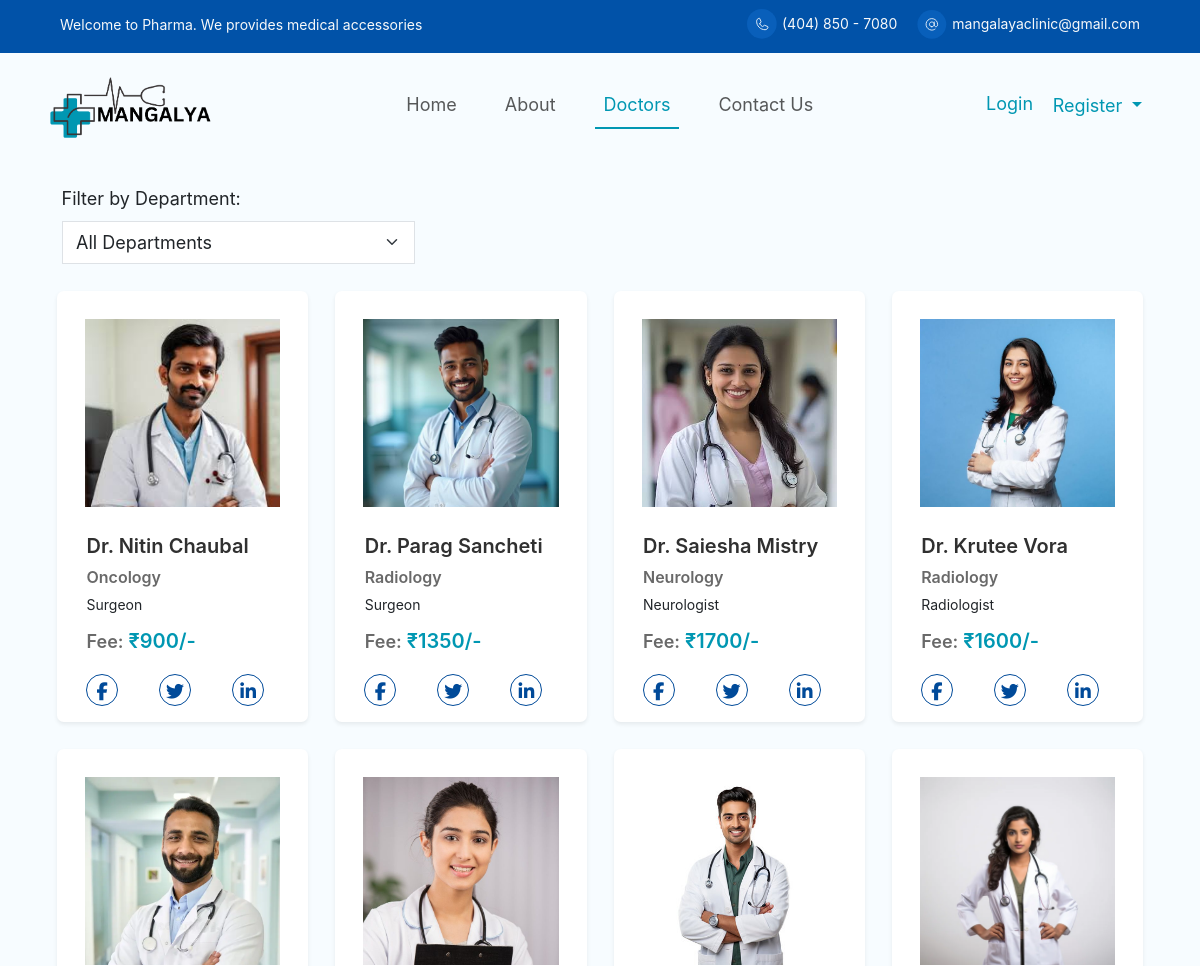
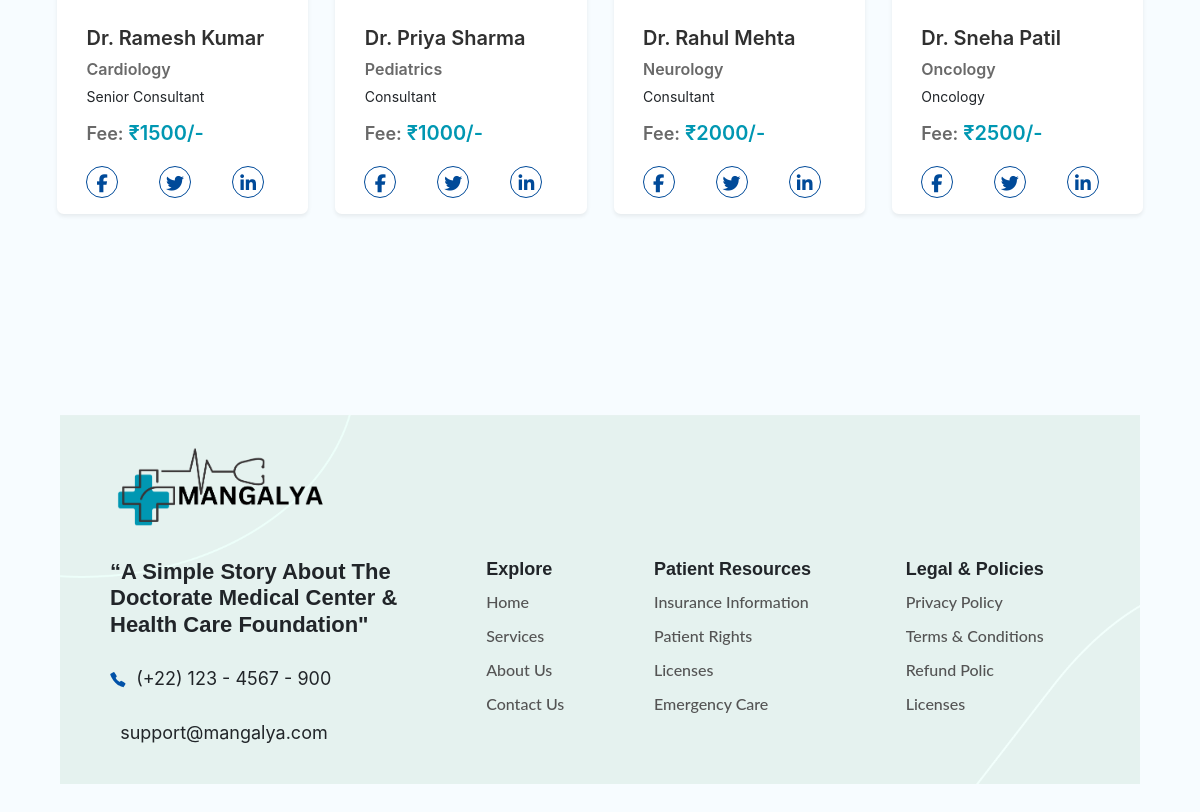
The page /doctor_list/ on the database its author committed (2 pictures, top to bottom).
### appointment/models.py (models this page shows, shortened)
class CustomUser(AbstractUser):
    email = models.EmailField(unique=True)  # Use email as the unique identifier
    is_patient = models.BooleanField(default=False, db_index=True)
    is_doctor = models.BooleanField(default=False, db_index=True)
    user_permissions=models.ManyToManyField('auth.Permission',related_name='account_user_permission_set',blank=True)
    groups = models.ManyToManyField('auth.Group',related_name='account_user_set',blank=True)
    USERNAME_FIELD = 'email'
    REQUIRED_FIELDS = ['username']
    class Meta:
        indexes = [
            models.Index(fields=['username']),
            models.Index(fields=['email']),
        ]

class DoctorProfile(models.Model):
    user = models.OneToOneField(CustomUser, on_delete=models.CASCADE, related_name='doctor_profile')
    gender = models.CharField(max_length=1, choices=GENDER_CHOICES)
    contact_number = models.CharField(max_length=15)
    role = models.CharField(max_length=100)
    department = models.ForeignKey(Department, on_delete=models.CASCADE, related_name='departemnt')
    fees = models.DecimalField(max_digits=10, decimal_places=2)
    profile_picture = models.ImageField(upload_to='doctor_profiles/', blank=True, null=True)
    description = models.TextField(default="No description available.")  # Add description field

class Department(models.Model):
    name = models.CharField(max_length=100, choices=DEPARTMENT_CATEGORY_CHOICES)
    def __str__(self):
        return self.name

### appointment/views.py (the view)
# urls.py: path('doctor_list/',views.doctor_list,name='doctor_list'),
def doctor_list(request):
    doctors = CustomUser.objects.filter(is_doctor=True)
    form = DepartmentFilterForm(request.GET or None)
    if form.is_valid():
        department = form.cleaned_data.get('department')
        if department:
            doctors = doctors.filter(doctor_profile__department=department)
    return render(request, 'doctor_list.html', {
        'form': form,
        'doctors': doctors,
    })

### appointment/forms.py
class DepartmentFilterForm(forms.Form):
    department = forms.ModelChoiceField(queryset=Department.objects.all(), required=False, empty_label="All Departments", widget=forms.Select(attrs={'class': 'form-control form-select rounded-0'}))

### templates/doctor_list.html (shortened to what this page needs)
{% extends "base.html" %}
{% load static %}
{% block content %}
<div class=" container py-4 ">
  <div class="row row-cols-1 row-cols-md-3  justify-content" >
    <div class="filter-container mx-3 ">
      <label for="speciality-filter" class="form-label">Filter by Department:</label>
            {{ form.department }}
  </div>
  </div>
  <div class="container py-4">
    <div class="row justify-content">
    {% for doctor in doctors %}
    <div class="col-lg-3 col-md-4 col-sm-6 mb-4">
      <a href="{% url 'doctor_profile' doctor.id %}" class="nav-link text-decoration-none">
        <div class="our-team shadow-sm rounded" >
          <div class="pic ">
            <img src="{{ doctor.doctor_profile.profile_picture.url }}" alt="Dr. {{ doctor.first_name }} {{ doctor.last_name }}" >
          </div>
          <div class="row">
            <h3 class="Name text-start ps-4">Dr. {{ doctor.first_name }} {{ doctor.last_name }}</h3>
          <div class="col ps-4 text-start">
            <span class="dept " style="font-size: 16px; font-weight: 600; color: dimgrey;">{{doctor.doctor_profile.department}}</span><br>
          <span class="role " style="font-size: 14px;">{{doctor.doctor_profile.role}}</span>
          <p class="fees fw-semibold pt-2" style="color: #0097B2; font-size: 20px;"> <span style="color: dimgrey;;">Fee:</span> ₹{{doctor.doctor_profile.fees|floatformat:0}}/-</p>
          </div>
        </div>
    </a>
        <ul class="social d-flex justify-content-around">
            <li class="social-list"><a href="#" class="fa fa-facebook"></a></li>
            <li class="social-list"><a href="#" class="fa fa-twitter"></a></li>
            <li class="social-list"><a href="#" class="fa fa-linkedin"></a></li>
          </ul>
        </div>
    </div>
    {% empty %}
    <p class="text-center">No doctors available at the moment.</p>
    {% endfor %}
{% endblock content %}

### static/css/style.css (style rules this page uses)
body { background-color:#f7fcff; }
.our-team { padding: 16px; background: #fff; border-radius: 8px; text-align: center; box-shadow: rgba(0, 0, 0, 0.1) 0px 4px 12px; }
.our-team .pic { display: inline-block; width: 100%; height: 200px; background: #fff; padding: 12px; margin-bottom: 20px; overflow: hidden; object-fit:fill; object-position:top }
.pic img { width: 100%; height: auto; }
.our-team .Name { display: block; font-size: 20px; font-weight: 600; color: #303030; margin: 0 0 5px 0; }
.our-team .social { padding: 0; margin: 0; list-style: none; }
.our-team .social .social-list { display: inline-block; margin-right: 15px; padding: 0; }
.social-list .fa { display: block; width: 32px; height: 32px; line-height: 34px; border-radius: 50%; font-size: 18px; text-decoration: none; color: #004A99; border: 1px solid #004A99; transition: all 0.5s ease 0s; }

### templates/base.html (style rules this page uses)
* { font-family: "Inter", sans-serif; font-size: 18px; }
li { display: inline-block; padding: 10px 15px; }

### rows shown on the page
CustomUser: doctor_profile.profile_picture (picture), first_name "Nitin", last_name "Chaubal", doctor_profile.department "Oncology", doctor_profile.role "Surgeon", doctor_profile.fees "900"
CustomUser: doctor_profile.profile_picture (picture), first_name "Parag", last_name "Sancheti", doctor_profile.department "Radiology", doctor_profile.role "Surgeon", doctor_profile.fees "1350"
CustomUser: doctor_profile.profile_picture (picture), first_name "Saiesha", last_name "Mistry", doctor_profile.department "Neurology", doctor_profile.role "Neurologist", doctor_profile.fees "1700"
CustomUser: doctor_profile.profile_picture (picture), first_name "Krutee", last_name "Vora", doctor_profile.department "Radiology", doctor_profile.role "Radiologist", doctor_profile.fees "1600"
CustomUser: doctor_profile.profile_picture (picture), first_name "Ramesh", last_name "Kumar", doctor_profile.department "Cardiology", doctor_profile.role "Senior Consultant", doctor_profile.fees "1500"
CustomUser: doctor_profile.profile_picture (picture), first_name "Priya", last_name "Sharma", doctor_profile.department "Pediatrics", doctor_profile.role "Consultant", doctor_profile.fees "1000"
CustomUser: doctor_profile.profile_picture (picture), first_name "Rahul", last_name "Mehta", doctor_profile.department "Neurology", doctor_profile.role "Consultant", doctor_profile.fees "2000"
CustomUser: doctor_profile.profile_picture (picture), first_name "Sneha", last_name "Patil", doctor_profile.department "Oncology", doctor_profile.role "Oncology", doctor_profile.fees "2500"
